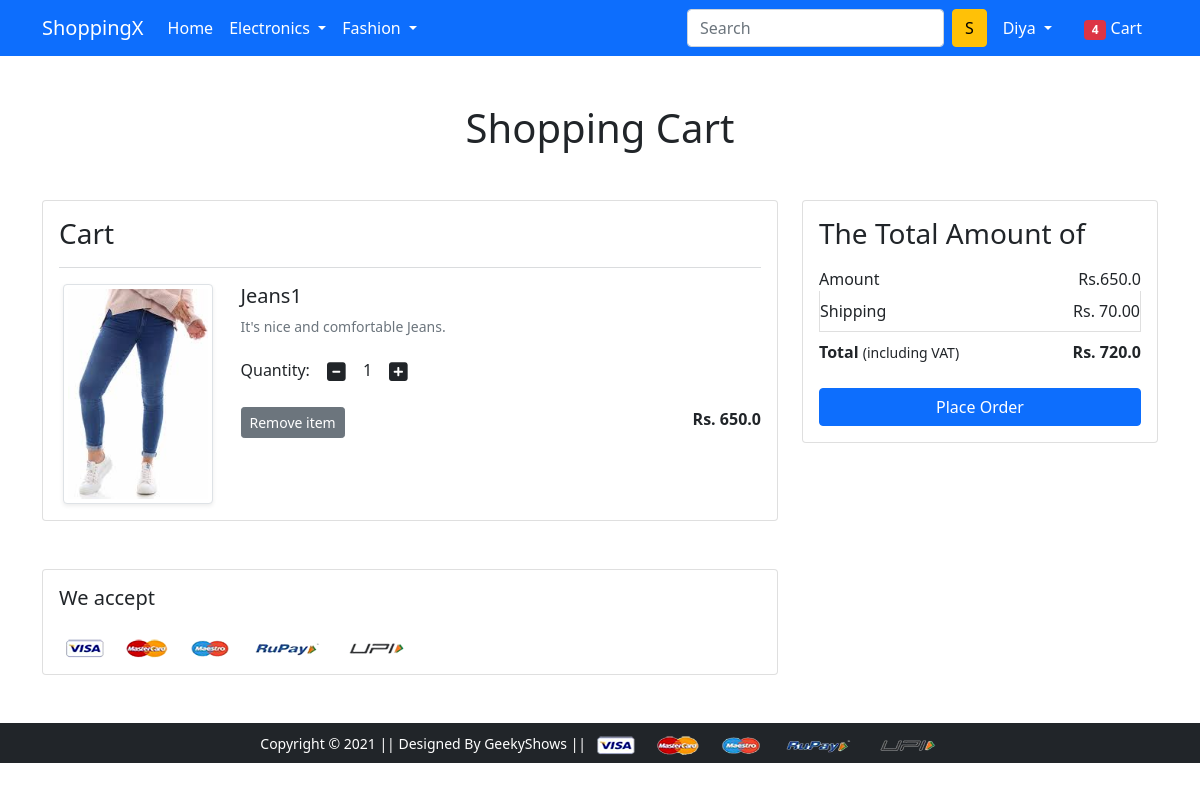
The page /cart/ (signed in) on the database its author committed.
### app/models.py (models this page shows, shortened)
class Cart(models.Model):
    user = models.ForeignKey(User, on_delete=models.CASCADE)
    product = models.ForeignKey(Product, on_delete=models.CASCADE)
    quantity = models.PositiveIntegerField(default=1)

class Product(models.Model):
    title = models.CharField(max_length=100)
    selling_price = models.FloatField()
    discount_price = models.FloatField()
    description = models.TextField()
    brand = models.CharField(max_length=100)
    category = models.CharField(choices=CATEGORY_CHOICES, max_length=2)
    product_image = models.ImageField(upload_to='productimg')

### app/views.py (the view)
# urls.py: path('cart/', views.show_cart,name='showcart'),
@login_required
def show_cart(request):
 if request.user.is_authenticated:
  user = request.user
  cart = Cart.objects.filter(user= user)
  amount = 0.0
  shipping_amount = 70.0
  total_amount = 0.0
  cart_product = [p for p in Cart.objects.all() if p.user == user]
 if cart_product:
   for p in cart_product:
    tempamount = (p.quantity * p.product.discount_price)
    amount += tempamount
    total_amount = amount + shipping_amount
   return render(request, 'app/addtocart.html',{'carts':cart ,'total_amount': total_amount , 'amount':amount})
 else:
    return render(request,'app/emptycart.html')

### app/templates/app/addtocart.html (shortened to what this page needs)
{% extends 'app/base.html' %}
{% load static %}
{% block main-content %}
<div class="container my-5">
 <div class="row">
  <h1 class="text-center mb-5">Shopping Cart</h1>
  <div class="col-sm-8">
  <div class="card">
   <div class="card-body">
    <h3>Cart</h3>
    {% for cart in carts %}
    <hr class="text-muted">
    <div class="row">
     <div class="col-sm-3 text-center align-self-center"><img src="{{cart.product.product_image.url}}" alt="" srcset="" class="img-fluid img-thumbnail shadow-sm" height="150" width="150"> </div>
     <div class="col-sm-9">
      <div>
       <h5>{{cart.product.title}}</h5>
       <p class="mb-2 text-muted small">{{cart.product.description}}</p>
       <div class="my-3">
        <label for="quantity">Quantity:</label>
        <a class="minus-cart btn" pid="{{cart.product.id}}"><i class="fas fa-minus-square fa-lg"></i></a>
          <span id="quantity">{{cart.quantity}}</span>
        <a class="plus-cart btn" pid="{{cart.product.id}}"><i class="fas fa-plus-square fa-lg"></i></a>
       </div>
       <div class="d-flex justify-content-between">
        <a href="#" class="btn btn-sm btn-secondary mr-3 remove-cart" pid="{{cart.product.id}}">Remove item </a>
        <p class="mb-0"><span><strong>Rs. {{cart.product.discount_price}}</strong></span></p>
       </div>
      </div>
     </div>
    </div>
    {% endfor %}
  </div>
</div>
</div>
  <div class="col-sm-4">
   <div class="card">
    <div class="card-body">
      <h3>The Total Amount of</h3>
      <ul class="list-group">
       <li class="list-group-item d-flex justify-content-between align-items-center border-0 px-0 pb-0">Amount<span>Rs.<span id="amount">{{amount}} </span> </span></li>
       <li class="list-group-item d-flex justify-content-between align-items-center px-0">Shipping<span>Rs. 70.00</span></li>
       <li class="list-group-item d-flex justify-content-between align-items-center border-0 px-0 mb-3">
        <div>
           <strong>Total</strong> <small>(including VAT)</small>
         </div>
         <span><strong>Rs.<strong id="totalamount"> {{total_amount}}</strong></strong></span>
       </li>
      </ul>
      <div class="d-grid"><a href="{% url 'checkout' %}" class="btn btn-primary">Place Order</a></div>
    </div>
   </div>
  </div>
 </div>
</div>
<div class="container">
 <div class="row">
  <div class="col-sm-8">
   <div class="card">
    <div class="card-body">
      <h5 class="mb-4">We accept</h5>
      <img src="{% static 'app/images/payment.png' %}" alt="" class="img-fluid">
    </div>
  </div>
  </div>
 </div>
</div>
{% endblock main-content %}

### app/templates/app/base.html (shortened to what this page needs)
<!doctype html>
{% load static %}
<html lang="en">
  <head>
    <link href="https://cdn.jsdelivr.net/npm/bootstrap@5.0.0-beta1/dist/css/bootstrap.min.css" rel="stylesheet">
    <link rel="stylesheet" href="{% static 'app/css/owl.carousel.min.css' %}">
    <link rel="stylesheet" href="{% static 'app/css/all.min.css' %}">
    <link rel="stylesheet" href="{% static 'app/css/style.css' %}">
  </head>
  <body>
    <nav class="navbar navbar-expand-lg navbar-dark bg-primary">
     <div class="container">
       <a class="navbar-brand" href="/">ShoppingX</a>
       <div class="collapse navbar-collapse" id="navbarSupportedContent">
         <ul class="navbar-nav me-auto mb-2 mb-lg-0">
           <li class="nav-item">
             <a class="nav-link active" aria-current="page" href="/">Home</a>
           </li>
           <li class="nav-item dropdown">
             <a class="nav-link dropdown-toggle text-white" href="#" id="electronicsDropdown" role="button" data-bs-toggle="dropdown" aria-expanded="false">
               Electronics
             </a>
           </li>
           <li class="nav-item dropdown">
             <a class="nav-link dropdown-toggle text-white" href="#" id="fashionDropdown" role="button" data-bs-toggle="dropdown" aria-expanded="false">
               Fashion
             </a>
           </li>
         </ul>
         <form class="d-flex">
           <input class="form-control me-2" type="search" placeholder="Search" aria-label="Search">
           <button class="btn btn-warning" type="submit">S</button>
         </form>
         <div>
          <ul class="navbar-nav me-auto mb-2 mb-lg-0">
          {% if request.user.is_authenticated %}
           <li class="nav-item dropdown mx-2">
              <a class="nav-link dropdown-toggle text-white" href="#" id="profileDropdown" role="button" data-bs-toggle="dropdown" aria-expanded="false">
                {{request.user.username}}
              </a>
           </li>
            <li class="nav-item mx-2">
             <a href="{% url 'showcart' %}" class="nav-link text-white"><span class="badge bg-danger">4</span> Cart </a>
            </li>
          {% endif %}
          </ul>
         </div>
       </div>
     </div>
    </nav>
    {% block main-content %} {% endblock main-content %}
    <footer class="container-fluid bg-dark text-center p-2 mt-5">
        <small class="text-white">Copyright &copy; 2021 || Designed By GeekyShows || </small>
        <img src="{% static 'app/images/payment.png' %}" alt="" srcset="" class="img-fluid" height="2px">
    </footer>
  </body>
</html>

### rows shown on the page
Cart: product.product_image (picture), product "Jeans1", product.description "It's nice and comfortable Jeans.", quantity "1", product.discount_price "650.0"

### other values the page prints
{{ request.user.username }} "Diya"
{{ amount }} "650.0"
{{ total_amount }} "720.0"
